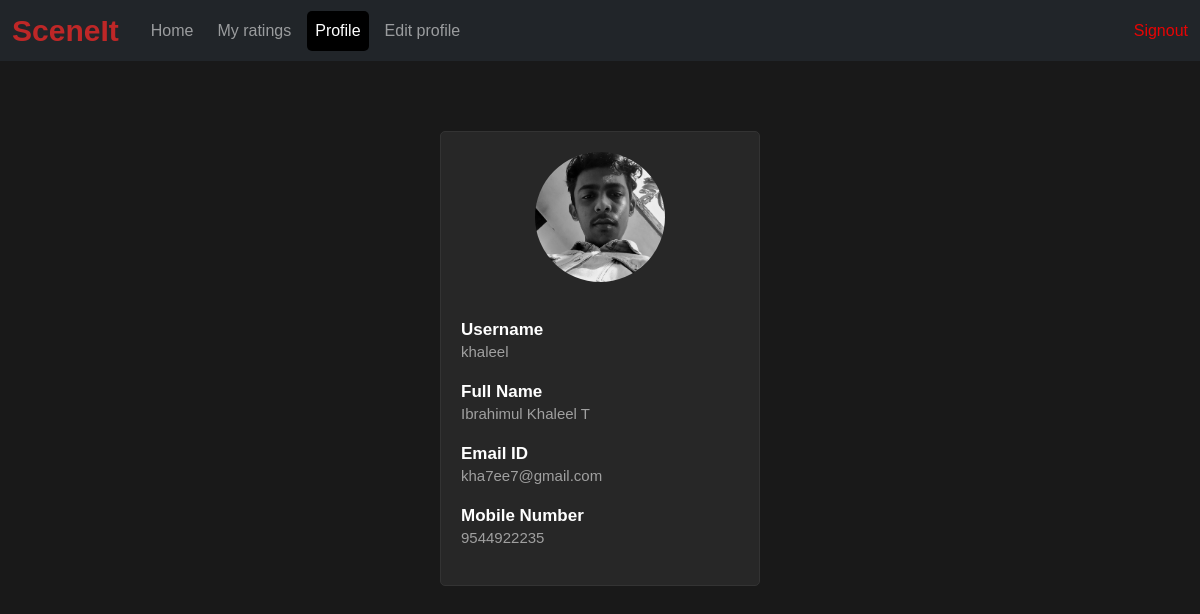
The app's page /user_profile (signed in) with its own data.
### users/models.py (models this page shows)
class UserInfo(AbstractUser):
    fullname=models.CharField(max_length=100)
    mobile_number=models.CharField(max_length=10)
    dp=models.FileField(null=True,blank=True,default='default_images/default_dp2.jpeg')

### users/views.py (the view)
# urls.py: path('user_profile',users_view.user_profile,name='user_profile'),
def user_profile(request):
    try:
        data=request.user
        return render(request,'user_profile.html',{'data':data})
    except UserInfo.DoesNotExist:
        return redirect('user_home_page')
    except:
        return redirect('user_home_page')

### users/templates/user_profile.html (shortened to what this page needs)
<!DOCTYPE html>
{% load static %}
<html lang="en">
<head>
    <link href="https://cdn.jsdelivr.net/npm/bootstrap@5.3.3/dist/css/bootstrap.min.css" rel="stylesheet">
</head>
<body>
 <nav class="navbar navbar-expand-lg bg-dark navbar-dark sticky-top">
  <div class="container-fluid">
        <span class="title me-4"><strong>SceneIt</strong></span>
    <div class="collapse navbar-collapse" id="navbarSupportedContent">
      <ul class="navbar-nav me-auto mb-2 mb-lg-0">
        <li class="nav-item me-2">
            <a class="nav-link" href="{% url 'user_home_page' %}">Home</a>
        </li>
        <li class="nav-item me-2">
          <a class="nav-link" href="{% url 'movie_rating_list' %}">My ratings</a>
        </li>
        <li class="nav-item me-2">
          <a class="nav-link" href="{% url 'user_profile' %}">Profile</a>
        </li>
        <li class="nav-item me-2">
          <a class="nav-link" href="{% url 'edit_user_profile' %}">Edit profile</a>
        </li>
      </ul>
      <a class="nav-link1" href="{% url 'signout' %}" role="button" aria-expanded="false">Signout</a>
    </div>
  </div>
</nav>
{% block content %}
<div class="info">
  <img src="{{ request.user.dp.url }}" alt="dp">
  <div class="field">
    <p class="label">Username</p>
    <p class="value">{{ request.user.username }}</p>
  </div>
  <div class="field">
    <p class="label">Full Name</p>
    <p class="value">{{ request.user.fullname }}</p>
  </div>
  <div class="field">
    <p class="label">Email ID</p>
    <p class="value">{{ request.user.email }}</p>
  </div>
  <div class="field">
    <p class="label">Mobile Number</p>
    <p class="value">{{ request.user.mobile_number }}</p>
  </div>
</div>
{% endblock %}
</body>
</html>

### users/templates/user_profile.html (style rules this page uses)
body { background-color: rgba(0, 0, 0, 0.9); color: white; font-family: Arial, sans-serif; }
.nav-link.active { background-color: black; color: white; border-radius: 5px; }
.title { color: rgb(190, 39, 39); font-size: 30px; font-family: Impact, Haettenschweiler, 'Arial Narrow Bold', sans-serif; }
.nav-link1 { color: rgb(232, 4, 4); text-decoration: none; }
.info { max-width: 320px; margin: 70px auto; padding: 20px; border: 1px solid #333; border-radius: 5px; background-color: rgba(255, 255, 255, 0.06); text-align: center; }
.info img { width: 130px; height: 130px; border-radius: 50%; object-fit: cover; margin-bottom: 20px; }
.info .field { margin-bottom: 15px; text-align: start; margin-top: 15px; }
.info .label { font-weight: bold; font-size: 17px; margin-bottom: 3px; }
.info .value { font-size: 15px; color: rgb(160, 160, 160); margin-top: -5px; }

### records on screen
UserInfo: user.dp (picture), user.username "khaleel", user.fullname "Ibrahimul Khaleel T", user.email "kha7ee7@gmail.com", user.mobile_number "9544922235"
